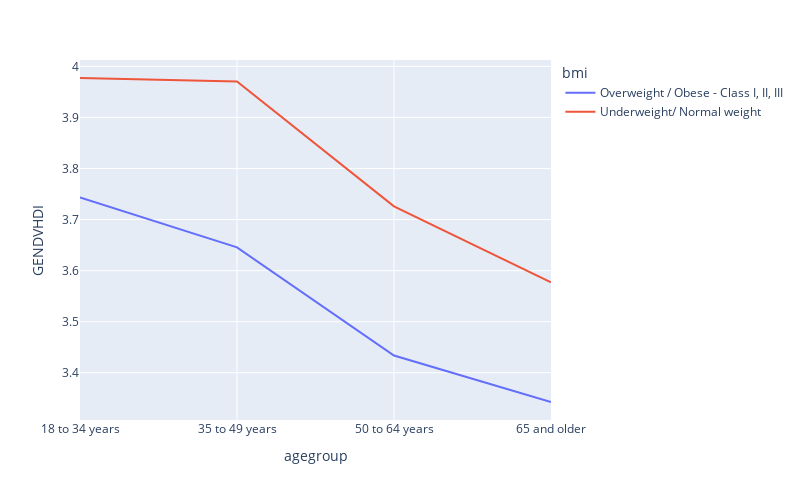

Notebook source saved alongside this figure:
### Code cell
analysis3=convdata.groupby(['bmi','agegroup'])['GENDVHDI'].mean().reset_index()
analysis3

fig = px.line(analysis3, x="agegroup", y="GENDVHDI", color="bmi",hover_data=['agegroup'],height=500,width=800)
fig.show()

### Figure 1 — Plotly figure (JSON) as saved in the notebook; plotly's stock layout.template omitted (floating-point values rounded to 4 significant figures)
{"data": [{"hovertemplate": "bmi=Overweight / Obese - Class I, II, III<br>agegroup=%{x}<br>GENDVHDI=%{y}<extra></extra>", "legendgroup": "Overweight / Obese - Class I, II, III", "line": {"color": "#636efa", "dash": "solid"}, "marker": {"symbol": "circle"}, "mode": "lines", "name": "Overweight / Obese - Class I, II, III", "orientation": "v", "showlegend": true, "type": "scatter", "x": ["18 to 34 years", "35 to 49 years", "50 to 64 years", "65 and older"], "xaxis": "x", "y": [3.743, 3.645, 3.434, 3.343], "yaxis": "y"}, {"hovertemplate": "bmi=Underweight/ Normal weight<br>agegroup=%{x}<br>GENDVHDI=%{y}<extra></extra>", "legendgroup": "Underweight/ Normal weight", "line": {"color": "#EF553B", "dash": "solid"}, "marker": {"symbol": "circle"}, "mode": "lines", "name": "Underweight/ Normal weight", "orientation": "v", "showlegend": true, "type": "scatter", "x": ["18 to 34 years", "35 to 49 years", "50 to 64 years", "65 and older"], "xaxis": "x", "y": [3.977, 3.97, 3.726, 3.577], "yaxis": "y"}], "layout": {"height": 500, "legend": {"title": {"text": "bmi"}, "tracegroupgap": 0}, "margin": {"t": 60}, "width": 800, "xaxis": {"anchor": "y", "autorange": true, "domain": [0, 1], "range": [0, 3], "title": {"text": "agegroup"}, "type": "category"}, "yaxis": {"anchor": "x", "autorange": true, "domain": [0, 1], "range": [3.307, 4.012], "title": {"text": "GENDVHDI"}, "type": "linear"}}}
